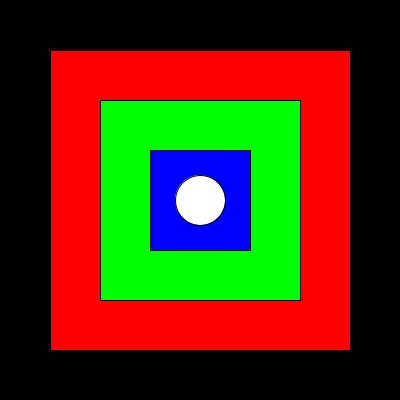
Frame 1 (no input)
Frame 60 (the mouse pressed at the canvas centre just before this capture): identical to frame 1, image omitted
Frame 120 (the mouse held since frame 60 and released just before this capture): identical to frame 1, image omitted

The Processing sketch that drew this single still picture (run headless with seeded random() and noise(); from frame 60 on, the mouse is pressed at the canvas centre):

// Processing sketch: ej02a_manejo_del_color
// ── ej02a_manejo_del_color.pde
/*  todo lo que esta entre barras es comentario

MANEJO DEL COLOR

Paleta de color RGB = colores primarios de la luz (sintesis aditiva)

  R = red (rojo)
  G = green (verde)
  B = blue (azul)
  
  VALORES DE 0 a 255
  
Otros tipos de paleta son:
  - paleta CMY = Cyan, Magenta, Yellow (mezcla sustantiva)
  - paleta HSB (Hue, Saturation, Brightness)

*/

void setup(){  //configurar
  size( 400, 400 );
  background( 255 );  //--> BLANCO
}

void draw(){   //dibujar  //se repite todo el tiempo
  //background( r, g, b );  //--> PINTA EL FONDO
  //background( valorDeGris );
  background( 0 );  //--> NEGRO

  //rect( x, y, ancho, alto );
  //fill( r, g, b );  --> COLOR DE LAS PRIMITIVAS
  //fill( valorDeGris );
  
  //cuadrado grande
  fill( 255, 0, 0 );         //--> ATRIBUTO DE FUNCION DE DIBUJO
  rect( 50, 50, 300, 300 );  //--> FUNCION PRIMITIVA DE DIBUJO 2D
  
  //cuadrado mediano
  fill( 0, 255, 0 );
  rect( 100, 100, 200, 200 );

  //cuadrado chico
  fill( 0, 0, 255 );
  rect( 150, 150, 100, 100 );
  
  //circulo pequeño
  fill( 255 );
  ellipse( 200, 200, 50, 50 );

}  // EN ESTE INSTANTE ES CUANDO SE DIBUJA LA PANTALLA
